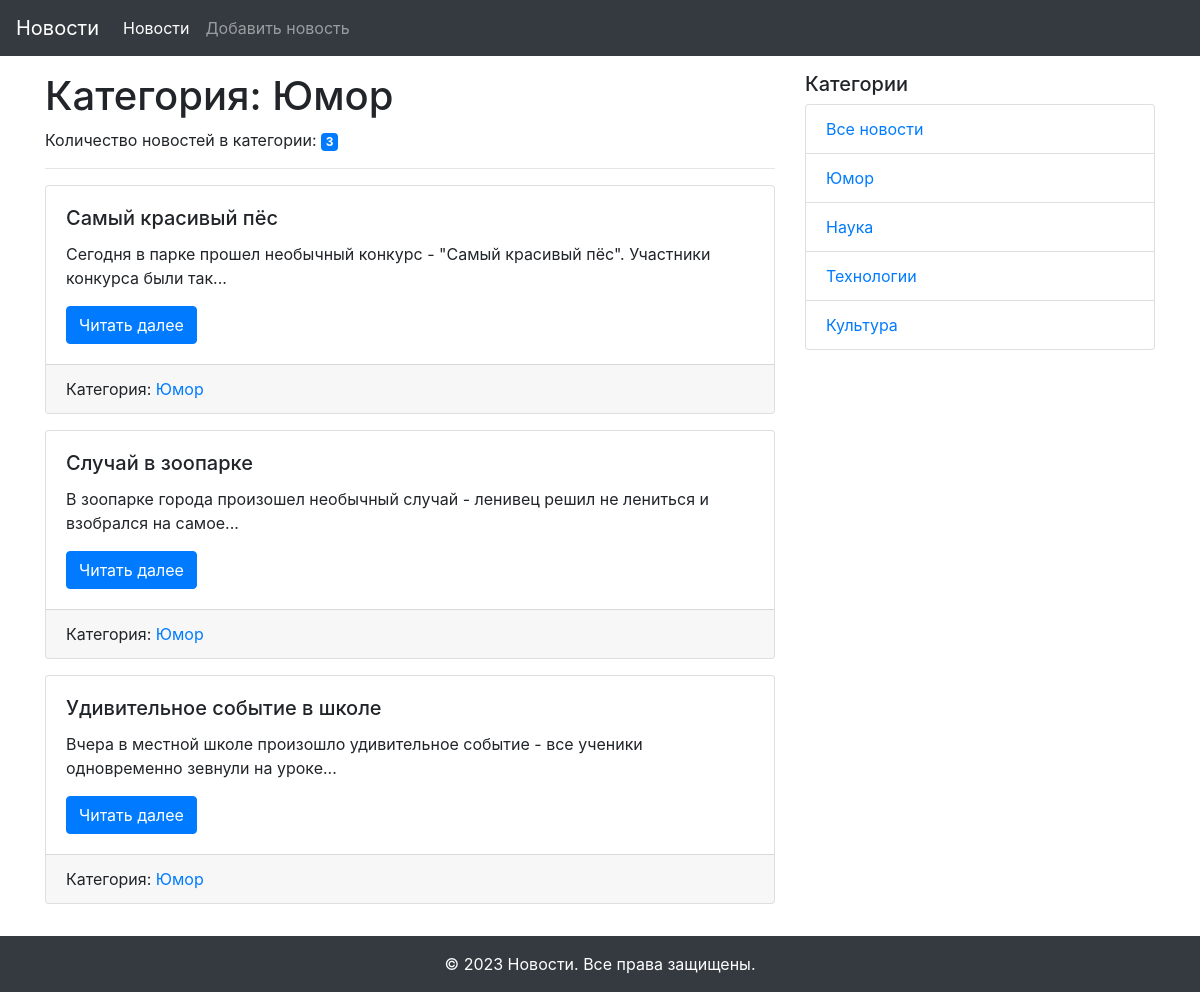
Page /category/1 on the committed database.
### models.py (models this page shows, shortened)
class Category(db.Model):
    id = db.Column(db.Integer, primary_key=True)
    title = db.Column(db.String(255), nullable=False)
    news = db.relationship('News', back_populates="category")

class News(db.Model):
    id = db.Column(db.Integer, primary_key=True)
    title = db.Column(db.String(255), unique=True, nullable=False)
    text = db.Column(db.Text, nullable=False)
    created_date = db.Column(db.DateTime, default=datetime.utcnow)
    category_id = db.Column(db.Integer, db.ForeignKey('category.id'), nullable=True)
    category = db.relationship("Category", back_populates='news')

### views.py (the view)
@app.route("/category/<int:id>")
def news_in_category(id):
    category = Category.query.get(id)
    news = category.news
    category_name = category.title
    categories = Category.query.all()
    return render_template("category.html", news=news, categories=categories, category_name=category_name)

### templates/category.html (shortened to what this page needs)
{% extends "base.html" %}
{% block content %}
  <h1>Категория: {{ category_name }}</h1>
  <p>Количество новостей в категории: <span class="badge badge-primary">{{ news|length }}</span></p>
  <hr>
  {% for news in news %}
  <div class="card mb-3">
    <div class="card-body">
      <h5 class="card-title">{{ news.title }}</h5>
      <p class="card-text">{{ news.text|truncate(100) }}</p>
      <a href="{{ url_for('news_detail', id=news.id) }}" class="btn btn-primary">Читать далее</a>
    </div>
    <div class="card-footer">
      {% if news.category %}
        <span class="card-link">Категория: <a href="{{ url_for('news_in_category', id=news.category.id) }}">{{ news.category.title }}</a></span>
      {% endif %}
    </div>
  </div>
  {% else %}
  <p class="card-text">Новостей пока нет!</p>
  {% endfor %}
{% endblock content %}

### templates/side_navigation.html
<div class="col-md-4">
  <h5>Категории</h5>
  <ul class="list-group">
    <li class="list-group-item"><a href="{{ url_for('index') }}">Все новости</a></li>
    {% for category in categories %}
      <li class="list-group-item"><a href="{{ url_for('news_in_category', id=category.id) }}">{{ category.title }}</a></li>
    {% endfor %}
  </ul>
</div>

### rows in the picture
Category: title "Юмор"
News: title "Самый красивый пёс", text "Сегодня в парке прошел необычный конкурс - \"Самый красивый пёс\". Участники конкурса были так...", category "Юмор"
News: title "Случай в зоопарке", text "В зоопарке города произошел необычный случай - ленивец решил не лениться и взобрался на самое...", category "Юмор"
News: title "Удивительное событие в школе", text "Вчера в местной школе произошло удивительное событие - все ученики одновременно зевнули на уроке...", category "Юмор"
Category: title "Наука"
Category: title "Технологии"
Category: title "Культура"

### other values in the picture
{{ news|length }} "3"
